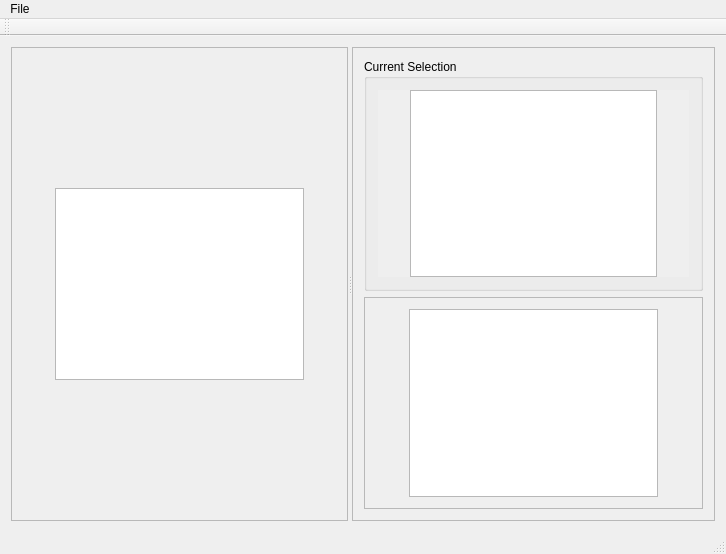
<?xml version="1.0" encoding="UTF-8"?>
<ui version="4.0">
 <class>MainWindow</class>
 <widget class="QMainWindow" name="MainWindow">
  <property name="geometry">
   <rect>
    <x>0</x>
    <y>0</y>
    <width>726</width>
    <height>554</height>
   </rect>
  </property>
  <property name="windowTitle">
   <string>Carrot Patch</string>
  </property>
  <widget class="QWidget" name="centralWidget">
   <layout class="QGridLayout" name="gridLayout">
    <item row="0" column="0">
     <widget class="QSplitter" name="splitter">
      <property name="orientation">
       <enum>Qt::Horizontal</enum>
      </property>
      <widget class="QScrollArea" name="scrollArea">
       <property name="widgetResizable">
        <bool>true</bool>
       </property>
       <widget class="QWidget" name="scrollAreaWidgetContents">
        <property name="geometry">
         <rect>
          <x>0</x>
          <y>0</y>
          <width>346</width>
          <height>481</height>
         </rect>
        </property>
        <layout class="QGridLayout" name="gridLayout_2">
         <item row="1" column="1">
          <widget class="QGraphicsView" name="mapGraphicsView"/>
         </item>
         <item row="1" column="2">
          <spacer name="horizontalSpacer">
           <property name="orientation">
            <enum>Qt::Horizontal</enum>
           </property>
           <property name="sizeHint" stdset="0">
            <size>
             <width>40</width>
             <height>20</height>
            </size>
           </property>
          </spacer>
         </item>
         <item row="1" column="0">
          <spacer name="horizontalSpacer_2">
           <property name="orientation">
            <enum>Qt::Horizontal</enum>
           </property>
           <property name="sizeHint" stdset="0">
            <size>
             <width>40</width>
             <height>20</height>
            </size>
           </property>
          </spacer>
         </item>
         <item row="0" column="1">
          <spacer name="verticalSpacer">
           <property name="orientation">
            <enum>Qt::Vertical</enum>
           </property>
           <property name="sizeHint" stdset="0">
            <size>
             <width>20</width>
             <height>40</height>
            </size>
           </property>
          </spacer>
         </item>
         <item row="2" column="1">
          <spacer name="verticalSpacer_2">
           <property name="orientation">
            <enum>Qt::Vertical</enum>
           </property>
           <property name="sizeHint" stdset="0">
            <size>
             <width>20</width>
             <height>40</height>
            </size>
           </property>
          </spacer>
         </item>
        </layout>
       </widget>
      </widget>
      <widget class="QScrollArea" name="scrollArea_2">
       <property name="widgetResizable">
        <bool>true</bool>
       </property>
       <widget class="QWidget" name="scrollAreaWidgetContents_2">
        <property name="geometry">
         <rect>
          <x>0</x>
          <y>0</y>
          <width>353</width>
          <height>481</height>
         </rect>
        </property>
        <layout class="QVBoxLayout" name="verticalLayout">
         <item>
          <widget class="QGroupBox" name="groupBox">
           <property name="title">
            <string>Current Selection</string>
           </property>
           <layout class="QGridLayout" name="gridLayout_3">
            <item row="0" column="0">
             <widget class="QScrollArea" name="scrollArea_3">
              <property name="frameShape">
               <enum>QFrame::NoFrame</enum>
              </property>
              <property name="frameShadow">
               <enum>QFrame::Plain</enum>
              </property>
              <property name="widgetResizable">
               <bool>true</bool>
              </property>
              <widget class="QWidget" name="scrollAreaWidgetContents_3">
               <property name="geometry">
                <rect>
                 <x>0</x>
                 <y>0</y>
                 <width>315</width>
                 <height>196</height>
                </rect>
               </property>
               <layout class="QHBoxLayout" name="horizontalLayout">
                <property name="spacing">
                 <number>0</number>
                </property>
                <property name="leftMargin">
                 <number>0</number>
                </property>
                <property name="topMargin">
                 <number>0</number>
                </property>
                <property name="rightMargin">
                 <number>0</number>
                </property>
                <property name="bottomMargin">
                 <number>0</number>
                </property>
                <item>
                 <spacer name="horizontalSpacer_3">
                  <property name="orientation">
                   <enum>Qt::Horizontal</enum>
                  </property>
                  <property name="sizeHint" stdset="0">
                   <size>
                    <width>40</width>
                    <height>20</height>
                   </size>
                  </property>
                 </spacer>
                </item>
                <item>
                 <widget class="QGraphicsView" name="metatileSelectionGraphicsView">
                  <property name="verticalScrollBarPolicy">
                   <enum>Qt::ScrollBarAlwaysOff</enum>
                  </property>
                  <property name="horizontalScrollBarPolicy">
                   <enum>Qt::ScrollBarAlwaysOff</enum>
                  </property>
                 </widget>
                </item>
                <item>
                 <spacer name="horizontalSpacer_4">
                  <property name="orientation">
                   <enum>Qt::Horizontal</enum>
                  </property>
                  <property name="sizeHint" stdset="0">
                   <size>
                    <width>40</width>
                    <height>20</height>
                   </size>
                  </property>
                 </spacer>
                </item>
               </layout>
              </widget>
             </widget>
            </item>
           </layout>
          </widget>
         </item>
         <item>
          <widget class="QScrollArea" name="scrollArea_4">
           <property name="widgetResizable">
            <bool>true</bool>
           </property>
           <widget class="QWidget" name="scrollAreaWidgetContents_4">
            <property name="geometry">
             <rect>
              <x>0</x>
              <y>0</y>
              <width>333</width>
              <height>226</height>
             </rect>
            </property>
            <layout class="QGridLayout" name="gridLayout_4">
             <item row="0" column="0">
              <spacer name="horizontalSpacer_5">
               <property name="orientation">
                <enum>Qt::Horizontal</enum>
               </property>
               <property name="sizeHint" stdset="0">
                <size>
                 <width>40</width>
                 <height>20</height>
                </size>
               </property>
              </spacer>
             </item>
             <item row="0" column="1">
              <widget class="QGraphicsView" name="metatileSelectorGraphicsView"/>
             </item>
             <item row="0" column="2">
              <spacer name="horizontalSpacer_6">
               <property name="orientation">
                <enum>Qt::Horizontal</enum>
               </property>
               <property name="sizeHint" stdset="0">
                <size>
                 <width>40</width>
                 <height>20</height>
                </size>
               </property>
              </spacer>
             </item>
            </layout>
           </widget>
          </widget>
         </item>
        </layout>
       </widget>
      </widget>
     </widget>
    </item>
   </layout>
  </widget>
  <widget class="QMenuBar" name="menuBar">
   <property name="geometry">
    <rect>
     <x>0</x>
     <y>0</y>
     <width>726</width>
     <height>21</height>
    </rect>
   </property>
   <widget class="QMenu" name="menuFile">
    <property name="title">
     <string>File</string>
    </property>
    <addaction name="actionLoad_Map"/>
   </widget>
   <addaction name="menuFile"/>
  </widget>
  <widget class="QStatusBar" name="statusBar"/>
  <widget class="QToolBar" name="mainToolBar">
   <attribute name="toolBarArea">
    <enum>TopToolBarArea</enum>
   </attribute>
   <attribute name="toolBarBreak">
    <bool>false</bool>
   </attribute>
  </widget>
  <action name="actionLoad_Map">
   <property name="text">
    <string>Load Map...</string>
   </property>
  </action>
 </widget>
 <layoutdefault spacing="6" margin="11"/>
 <resources/>
 <connections/>
</ui>
